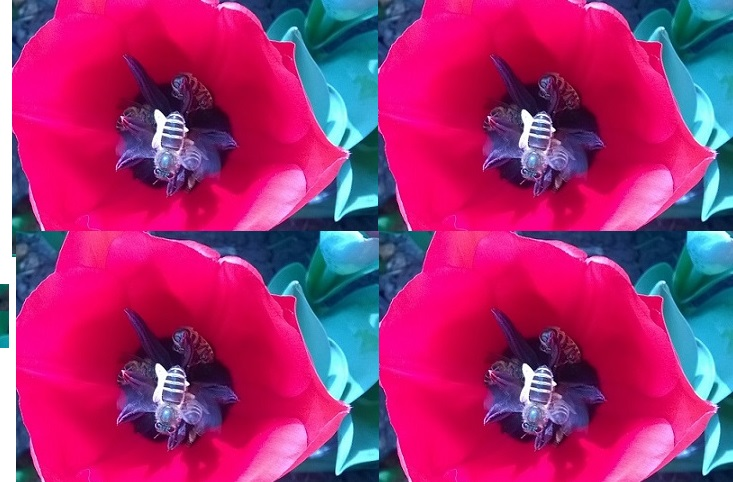
#> input picture chapter7/bee2.jpg, 733 x 482 px
$ python test7-2.py
#> lines starting #> are read from the running program, lines starting #| are printed output that depends on the picture; after the words box and inside, x2 and y2 are one past the last pixel; in counts of white or black regions, pixels touching at a corner belong together
#test7-2.py：多目标匹配
import cv2
import numpy as np
import matplotlib.pyplot as plt
img1=cv2.imread('bee2.jpg')                               #打开输入图像,默认BGR格式
#> img1 is the input picture: shape (482, 733, 3); mean B, G, R 113.8, 47.3, 162.7
temp=cv2.imread('template.jpg')                         #打开模板图像
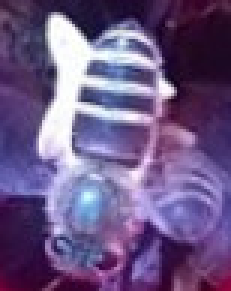
#> input picture chapter7/template.jpg, 77 x 97 px (shown 3 times larger)
#> temp is the input picture: shape (97, 77, 3); mean B, G, R 133.6, 88.5, 108.8
img1gray=cv2.cvtColor(img1,cv2.COLOR_BGR2GRAY,dstCn=1)  #转换为单通道灰度图像
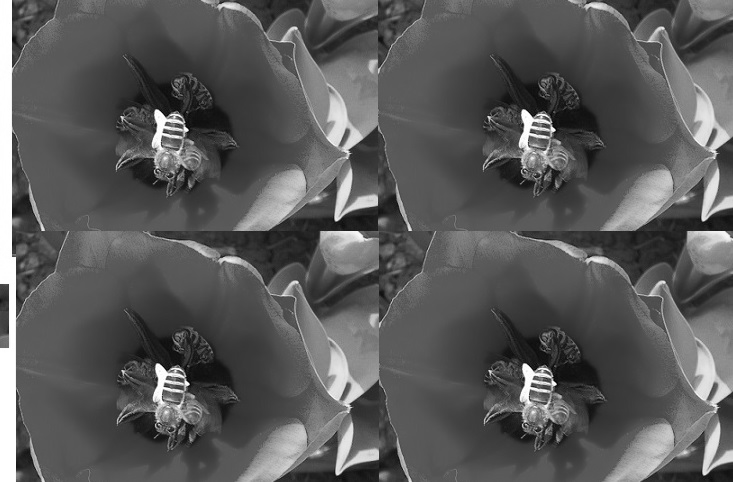
#> img1gray: shape (482, 733); min 2, max 255, mean 89.4
tempgray=cv2.cvtColor(temp,cv2.COLOR_BGR2GRAY,dstCn=1)  #转换为单通道灰度图像
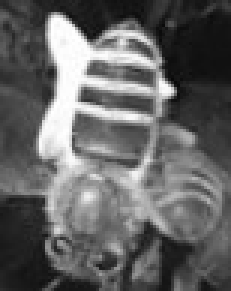
#> tempgray: shape (97, 77) (shown 3 times larger); min 8, max 255, mean 99.7
th,tw=tempgray.shape                                     #获得模板图像的高度和宽度
#> th = 97; tw = 77
img1h,img1w=img1gray.shape
#> img1h = 482; img1w = 733
res = cv2.matchTemplate(img1gray,tempgray,cv2.TM_SQDIFF_NORMED)#执行匹配操作
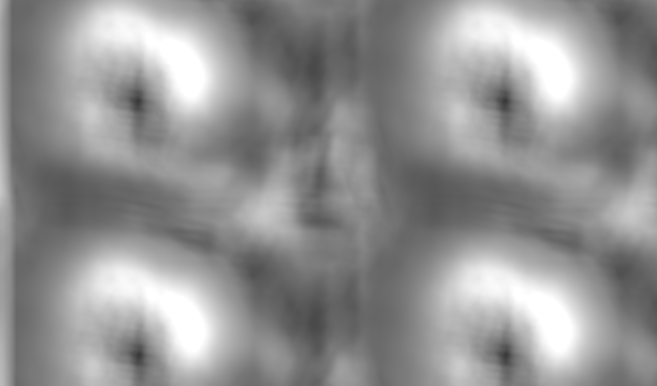
#> res: shape (386, 657) float32; min 0.23, max 1, mean 0.578
mloc=[]                                                         #用于保存符合条件的匹配位置
threshold = 0.24                                                #设置匹配度阈值
for i in range(img1h-th):
    for j in range(img1w-tw):
        if res[i][j]<=threshold:                                #保存小于阈值的匹配位置
            mloc.append((j,i))
for pt in mloc:
    cv2.rectangle(img1,pt,(pt[0]+tw,pt[1]+th),(255,0,0),2)  #标准匹配位置，蓝色矩形
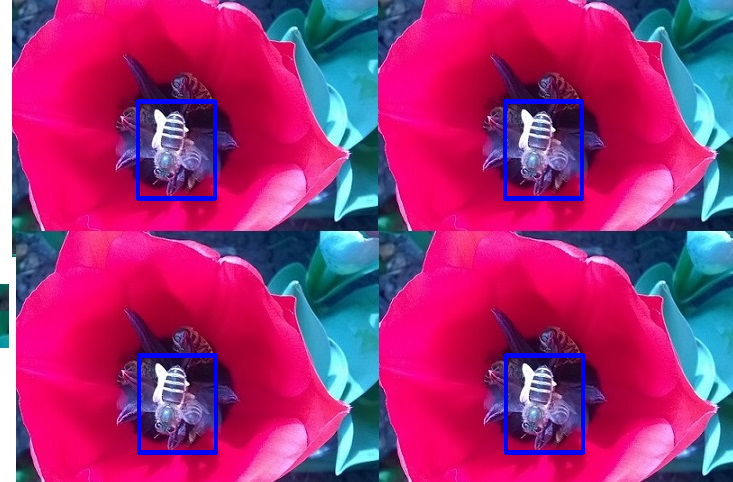
#> img1: shape (482, 733, 3); 1.75% of pixels changed, all inside (x1, y1, x2, y2) = (136, 99, 585, 455)
cv2.imshow('result',img1)                                   #显示结果
cv2.waitKey(0)
